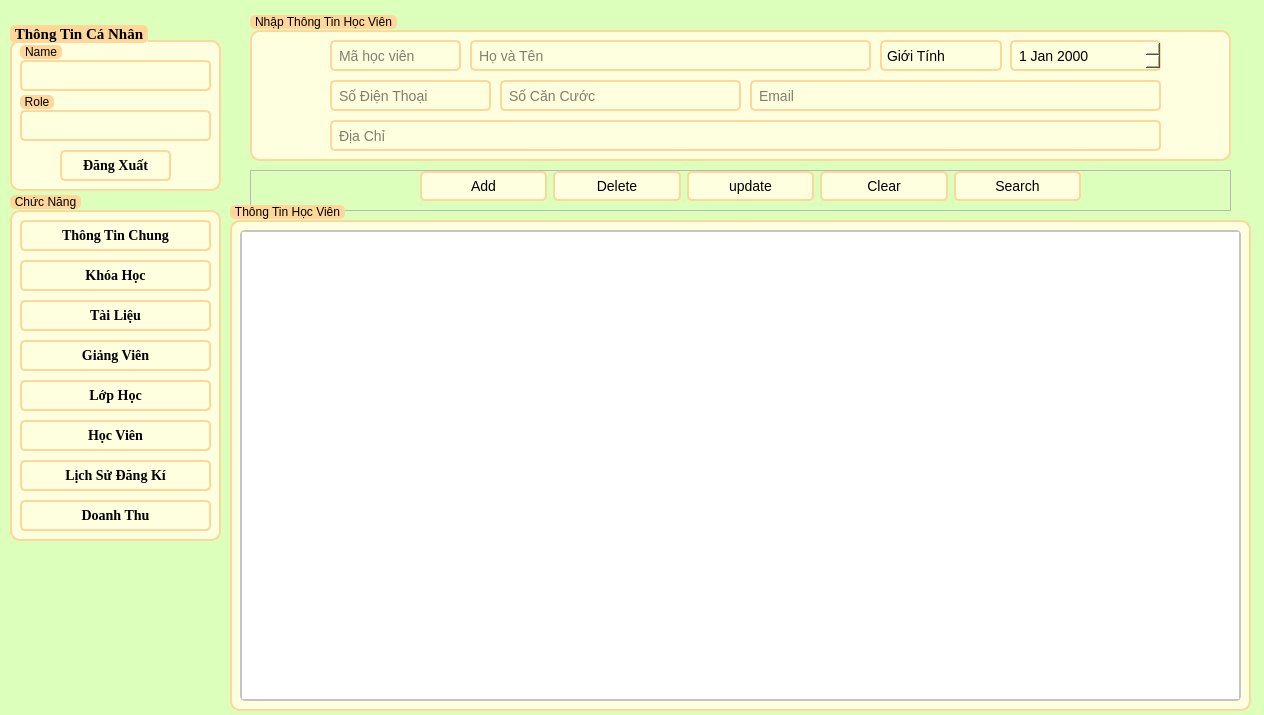
<?xml version="1.0" encoding="UTF-8"?>
<ui version="4.0">
 <class>HocVien</class>
 <widget class="QWidget" name="HocVien">
  <property name="geometry">
   <rect>
    <x>0</x>
    <y>0</y>
    <width>1264</width>
    <height>715</height>
   </rect>
  </property>
  <property name="windowTitle">
   <string>Đăng Kí Học Viên</string>
  </property>
  <property name="styleSheet">
   <string notr="true">*{
	font: 700 11pt &quot;Times New Roman&quot;;
}
QWidget#HocVien {
    background-color: #DDFFBC
}

/* LineEdit Styles */
QLineEdit {
    border: 2px solid #FFD79A;
    border-radius: 5px;
    padding: 5px;
    background-color: #FEFFDE;
    font-size: 14px;
}

QLineEdit:focus {
    border: 2px solid #0078d7;
}

/* PushButton Styles */
QPushButton {
    border: 2px solid #FFD79A;
    border-radius: 5px;
    padding: 5px 15px;
    background-color: #FEFFDE;
    color: #000000;
    font-size: 14px;
}

QPushButton:hover {
    background-color: #FFD79A;
}

QPushButton:pressed {
    background-color: #004494;
}

/* TableWidget Styles */
QTableWidget {
    border: 2px solid #c4c4c4;
    border-radius: 5px;
    font-size: 14px;
}

QHeaderView::section {
    background-color: #FFFAC0;
    color: #9DE6E8;
    padding: 5px;
    border: 1px solid #c4c4c4;
}

QTableWidget::item {
    padding: 5px;
}

QTableWidget::item:selected {
    background-color: #FFD79A;
    color: #FFFAC0;
}

QTableWidget::item:hover {
    background-color: #FFD79A;
}

/* ScrollBar Styles */
QScrollBar:vertical {
    border: none;
    background: #f0f0f0;
    width: 12px;
    margin: 15px 0 15px 0;
}

QScrollBar::handle:vertical {
    background: #c4c4c4;
    min-height: 20px;
    border-radius: 5px;
}

QScrollBar::add-line:vertical,
QScrollBar::sub-line:vertical {
    height: 0;
}

QScrollBar::add-page:vertical,
QScrollBar::sub-page:vertical {
    background: none;
}
/* QDateEdit Styles */
QDateEdit {
    border: 2px solid #FFD79A;
    border-radius: 5px;
    padding: 5px;
    background-color: #FEFFDE;
    font-size: 14px;
}
QDateEdit:focus {
    border: 2px solid #0078d7;
}
/* ComboBox Styles */
QComboBox {
    border: 2px solid #FFD79A;
    border-radius: 5px;
    padding: 5px;
    background-color: #FEFFDE;
    font-size: 14px;
    min-width: 6em;
}

QComboBox:focus {
    border: 2px solid #0078d7;
}

QComboBox::drop-down {
    border: none;
}

QComboBox::down-arrow {
    image: url(down_arrow.png); /* Thay đổi icon mũi tên nếu cần */
}

QComboBox::down-arrow:on {
    top: 1px;
    left: 1px;
}

QComboBox QAbstractItemView {
    border: 2px solid #FFD79A;
    border-radius: 5px;
    background-color: #FEFFDE;
    font-size: 14px;
    selection-background-color: #FFD79A;
}
/* GroupBox Styles */
QGroupBox {
    border: 2px solid #FFD79A;
    border-radius: 10px;
    margin-top: 20px;
    background-color: #FEFFDE;
    padding: 10px;
}

QGroupBox::title {
    subcontrol-origin: margin;
    subcontrol-position: top left;
	top: 5px;
    padding: 0 3px;
    background-color: #FFD79A;
    border-radius: 5px;
    color: #000000;
    font-size: 14pt;
    font-weight: bold;
}
</string>
  </property>
  <widget class="QFrame" name="frame_chucnang">
   <property name="geometry">
    <rect>
     <x>250</x>
     <y>170</y>
     <width>981</width>
     <height>41</height>
    </rect>
   </property>
   <property name="frameShape">
    <enum>QFrame::StyledPanel</enum>
   </property>
   <property name="frameShadow">
    <enum>QFrame::Raised</enum>
   </property>
   <widget class="QWidget" name="layoutWidget_6">
    <property name="geometry">
     <rect>
      <x>170</x>
      <y>0</y>
      <width>661</width>
      <height>32</height>
     </rect>
    </property>
    <layout class="QHBoxLayout" name="horizontalLayout_6">
     <item>
      <widget class="QPushButton" name="btn_them">
       <property name="autoFillBackground">
        <bool>false</bool>
       </property>
       <property name="text">
        <string>Add</string>
       </property>
       <property name="icon">
        <iconset>
         <normaloff>../../icon/add.svg</normaloff>../../icon/add.svg</iconset>
       </property>
       <property name="iconSize">
        <size>
         <width>20</width>
         <height>16</height>
        </size>
       </property>
       <property name="shortcut">
        <string notr="true"/>
       </property>
      </widget>
     </item>
     <item>
      <widget class="QPushButton" name="btn_xoa">
       <property name="text">
        <string>Delete</string>
       </property>
       <property name="icon">
        <iconset>
         <normaloff>../../icon/delete.svg</normaloff>../../icon/delete.svg</iconset>
       </property>
       <property name="shortcut">
        <string notr="true"/>
       </property>
      </widget>
     </item>
     <item>
      <widget class="QPushButton" name="btn_capnhat">
       <property name="text">
        <string>update</string>
       </property>
       <property name="icon">
        <iconset>
         <normaloff>../../icon/update.svg</normaloff>../../icon/update.svg</iconset>
       </property>
       <property name="shortcut">
        <string notr="true"/>
       </property>
      </widget>
     </item>
     <item>
      <widget class="QPushButton" name="btn_xoathongtin">
       <property name="text">
        <string>Clear</string>
       </property>
       <property name="icon">
        <iconset>
         <normaloff>../../icon/clearall.svg</normaloff>../../icon/clearall.svg</iconset>
       </property>
       <property name="shortcut">
        <string notr="true"/>
       </property>
      </widget>
     </item>
     <item>
      <widget class="QPushButton" name="btn_tim">
       <property name="text">
        <string>Search</string>
       </property>
       <property name="icon">
        <iconset>
         <normaloff>../../icon/search.svg</normaloff>../../icon/search.svg</iconset>
       </property>
       <property name="shortcut">
        <string notr="true"/>
       </property>
      </widget>
     </item>
    </layout>
   </widget>
  </widget>
  <widget class="QGroupBox" name="groupBox">
   <property name="geometry">
    <rect>
     <x>250</x>
     <y>10</y>
     <width>981</width>
     <height>151</height>
    </rect>
   </property>
   <property name="title">
    <string>Nhập Thông Tin Học Viên</string>
   </property>
   <widget class="QLineEdit" name="diachi">
    <property name="geometry">
     <rect>
      <x>80</x>
      <y>110</y>
      <width>831</width>
      <height>31</height>
     </rect>
    </property>
    <property name="placeholderText">
     <string>Địa Chỉ</string>
    </property>
   </widget>
   <widget class="QLineEdit" name="mahocvien">
    <property name="geometry">
     <rect>
      <x>80</x>
      <y>30</y>
      <width>131</width>
      <height>31</height>
     </rect>
    </property>
    <property name="placeholderText">
     <string>Mã học viên</string>
    </property>
   </widget>
   <widget class="QLineEdit" name="ten">
    <property name="geometry">
     <rect>
      <x>220</x>
      <y>30</y>
      <width>401</width>
      <height>31</height>
     </rect>
    </property>
    <property name="placeholderText">
     <string>Họ và Tên</string>
    </property>
   </widget>
   <widget class="QComboBox" name="Gioitinh">
    <property name="geometry">
     <rect>
      <x>630</x>
      <y>30</y>
      <width>122</width>
      <height>31</height>
     </rect>
    </property>
    <property name="placeholderText">
     <string>Giới Tính</string>
    </property>
    <item>
     <property name="text">
      <string>Giới Tính</string>
     </property>
    </item>
    <item>
     <property name="text">
      <string>Nam</string>
     </property>
    </item>
    <item>
     <property name="text">
      <string>Nữ</string>
     </property>
    </item>
    <item>
     <property name="text">
      <string>Khác</string>
     </property>
    </item>
   </widget>
   <widget class="QLineEdit" name="socccd">
    <property name="geometry">
     <rect>
      <x>250</x>
      <y>70</y>
      <width>241</width>
      <height>31</height>
     </rect>
    </property>
    <property name="placeholderText">
     <string>Số Căn Cước</string>
    </property>
   </widget>
   <widget class="QLineEdit" name="sodienthoai">
    <property name="geometry">
     <rect>
      <x>80</x>
      <y>70</y>
      <width>161</width>
      <height>31</height>
     </rect>
    </property>
    <property name="placeholderText">
     <string>Số Điện Thoại</string>
    </property>
   </widget>
   <widget class="QLineEdit" name="email">
    <property name="geometry">
     <rect>
      <x>500</x>
      <y>70</y>
      <width>411</width>
      <height>31</height>
     </rect>
    </property>
    <property name="placeholderText">
     <string>Email</string>
    </property>
   </widget>
   <widget class="QDateEdit" name="ngaysinh">
    <property name="geometry">
     <rect>
      <x>760</x>
      <y>30</y>
      <width>151</width>
      <height>31</height>
     </rect>
    </property>
   </widget>
  </widget>
  <widget class="QGroupBox" name="groupBox_5">
   <property name="geometry">
    <rect>
     <x>10</x>
     <y>190</y>
     <width>211</width>
     <height>351</height>
    </rect>
   </property>
   <property name="title">
    <string>Chức Năng</string>
   </property>
   <widget class="QPushButton" name="btn_doanhthu">
    <property name="geometry">
     <rect>
      <x>10</x>
      <y>310</y>
      <width>191</width>
      <height>31</height>
     </rect>
    </property>
    <property name="font">
     <font>
      <family>Times New Roman</family>
      <pointsize>-1</pointsize>
      <italic>false</italic>
      <bold>true</bold>
      <underline>false</underline>
      <strikeout>false</strikeout>
     </font>
    </property>
    <property name="text">
     <string>Doanh Thu</string>
    </property>
   </widget>
   <widget class="QPushButton" name="btn_lichsudangki">
    <property name="geometry">
     <rect>
      <x>10</x>
      <y>270</y>
      <width>191</width>
      <height>31</height>
     </rect>
    </property>
    <property name="font">
     <font>
      <family>Times New Roman</family>
      <pointsize>-1</pointsize>
      <italic>false</italic>
      <bold>true</bold>
      <underline>false</underline>
      <strikeout>false</strikeout>
     </font>
    </property>
    <property name="text">
     <string>Lịch Sử Đăng Kí</string>
    </property>
   </widget>
   <widget class="QPushButton" name="btn_tailieu">
    <property name="enabled">
     <bool>true</bool>
    </property>
    <property name="geometry">
     <rect>
      <x>10</x>
      <y>110</y>
      <width>191</width>
      <height>31</height>
     </rect>
    </property>
    <property name="font">
     <font>
      <family>Times New Roman</family>
      <pointsize>-1</pointsize>
      <italic>false</italic>
      <bold>true</bold>
      <underline>false</underline>
      <strikeout>false</strikeout>
     </font>
    </property>
    <property name="text">
     <string>Tài Liệu</string>
    </property>
   </widget>
   <widget class="QPushButton" name="btn_hocvien">
    <property name="enabled">
     <bool>false</bool>
    </property>
    <property name="geometry">
     <rect>
      <x>10</x>
      <y>230</y>
      <width>191</width>
      <height>31</height>
     </rect>
    </property>
    <property name="font">
     <font>
      <family>Times New Roman</family>
      <pointsize>-1</pointsize>
      <italic>false</italic>
      <bold>true</bold>
      <underline>false</underline>
      <strikeout>false</strikeout>
     </font>
    </property>
    <property name="text">
     <string>Học Viên</string>
    </property>
   </widget>
   <widget class="QPushButton" name="btn_lophoc">
    <property name="geometry">
     <rect>
      <x>10</x>
      <y>190</y>
      <width>191</width>
      <height>31</height>
     </rect>
    </property>
    <property name="font">
     <font>
      <family>Times New Roman</family>
      <pointsize>-1</pointsize>
      <italic>false</italic>
      <bold>true</bold>
      <underline>false</underline>
      <strikeout>false</strikeout>
     </font>
    </property>
    <property name="text">
     <string>Lớp Học</string>
    </property>
   </widget>
   <widget class="QPushButton" name="btn_giangvien">
    <property name="geometry">
     <rect>
      <x>10</x>
      <y>150</y>
      <width>191</width>
      <height>31</height>
     </rect>
    </property>
    <property name="font">
     <font>
      <family>Times New Roman</family>
      <pointsize>-1</pointsize>
      <italic>false</italic>
      <bold>true</bold>
      <underline>false</underline>
      <strikeout>false</strikeout>
     </font>
    </property>
    <property name="text">
     <string>Giảng Viên</string>
    </property>
   </widget>
   <widget class="QPushButton" name="btn_thongtinchung">
    <property name="enabled">
     <bool>true</bool>
    </property>
    <property name="geometry">
     <rect>
      <x>10</x>
      <y>30</y>
      <width>191</width>
      <height>31</height>
     </rect>
    </property>
    <property name="font">
     <font>
      <family>Times New Roman</family>
      <pointsize>-1</pointsize>
      <italic>false</italic>
      <bold>true</bold>
      <underline>false</underline>
      <strikeout>false</strikeout>
     </font>
    </property>
    <property name="text">
     <string>Thông Tin Chung</string>
    </property>
   </widget>
   <widget class="QPushButton" name="btn_khoahoc">
    <property name="enabled">
     <bool>true</bool>
    </property>
    <property name="geometry">
     <rect>
      <x>10</x>
      <y>70</y>
      <width>191</width>
      <height>31</height>
     </rect>
    </property>
    <property name="font">
     <font>
      <family>Times New Roman</family>
      <pointsize>-1</pointsize>
      <italic>false</italic>
      <bold>true</bold>
      <underline>false</underline>
      <strikeout>false</strikeout>
     </font>
    </property>
    <property name="text">
     <string>Khóa Học</string>
    </property>
   </widget>
  </widget>
  <widget class="QGroupBox" name="groupBox_2">
   <property name="enabled">
    <bool>true</bool>
   </property>
   <property name="geometry">
    <rect>
     <x>10</x>
     <y>20</y>
     <width>211</width>
     <height>171</height>
    </rect>
   </property>
   <property name="font">
    <font>
     <family>Times New Roman</family>
     <pointsize>11</pointsize>
     <italic>false</italic>
     <bold>true</bold>
    </font>
   </property>
   <property name="title">
    <string>Thông Tin Cá Nhân</string>
   </property>
   <widget class="QPushButton" name="btn_dangxuat">
    <property name="geometry">
     <rect>
      <x>50</x>
      <y>130</y>
      <width>111</width>
      <height>31</height>
     </rect>
    </property>
    <property name="font">
     <font>
      <family>Times New Roman</family>
      <pointsize>-1</pointsize>
      <italic>false</italic>
      <bold>true</bold>
      <underline>false</underline>
      <strikeout>false</strikeout>
     </font>
    </property>
    <property name="styleSheet">
     <string notr="true"/>
    </property>
    <property name="text">
     <string>Đăng Xuất</string>
    </property>
   </widget>
   <widget class="QGroupBox" name="groupBox_3">
    <property name="geometry">
     <rect>
      <x>10</x>
      <y>70</y>
      <width>191</width>
      <height>51</height>
     </rect>
    </property>
    <property name="title">
     <string>Role</string>
    </property>
    <widget class="QLineEdit" name="infor_role">
     <property name="enabled">
      <bool>false</bool>
     </property>
     <property name="geometry">
      <rect>
       <x>0</x>
       <y>20</y>
       <width>191</width>
       <height>31</height>
      </rect>
     </property>
    </widget>
   </widget>
   <widget class="QGroupBox" name="groupBox_4">
    <property name="geometry">
     <rect>
      <x>10</x>
      <y>20</y>
      <width>191</width>
      <height>51</height>
     </rect>
    </property>
    <property name="layoutDirection">
     <enum>Qt::LeftToRight</enum>
    </property>
    <property name="autoFillBackground">
     <bool>false</bool>
    </property>
    <property name="title">
     <string>Name</string>
    </property>
    <widget class="QLineEdit" name="infor_username">
     <property name="enabled">
      <bool>false</bool>
     </property>
     <property name="geometry">
      <rect>
       <x>0</x>
       <y>20</y>
       <width>191</width>
       <height>31</height>
      </rect>
     </property>
    </widget>
   </widget>
  </widget>
  <widget class="QGroupBox" name="groupBox_6">
   <property name="geometry">
    <rect>
     <x>230</x>
     <y>200</y>
     <width>1021</width>
     <height>511</height>
    </rect>
   </property>
   <property name="title">
    <string>Thông Tin Học Viên</string>
   </property>
   <widget class="QTableWidget" name="result_table">
    <property name="enabled">
     <bool>true</bool>
    </property>
    <property name="geometry">
     <rect>
      <x>10</x>
      <y>30</y>
      <width>1001</width>
      <height>471</height>
     </rect>
    </property>
   </widget>
  </widget>
 </widget>
 <tabstops>
  <tabstop>diachi</tabstop>
  <tabstop>mahocvien</tabstop>
  <tabstop>ten</tabstop>
  <tabstop>Gioitinh</tabstop>
  <tabstop>sodienthoai</tabstop>
  <tabstop>socccd</tabstop>
  <tabstop>email</tabstop>
 </tabstops>
 <resources/>
 <connections/>
</ui>
